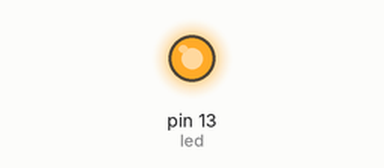
The sketch below on a simulated Arduino Uno, built with avr-gcc and run on an emulated ATmega328P. Parts: output pins drawn as LEDs (lit = HIGH).

Above: at 1.1 s.
At 37.5 s:
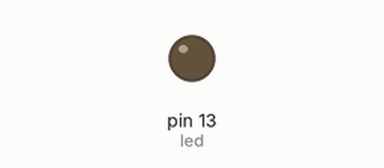
Timing chart, 0 to 40.0 s (numbered marks = the images above):
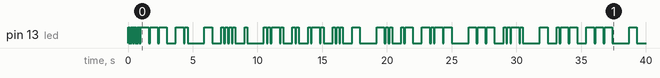

The sketch:

WeihnachtsMorse.ino
```cpp
/*
  WeihnachtsMorse :)
  Uses given morse code representation to turn the leds on and off to send the message using Morse Codes.
  First the morse code must be generated using Morse.cpp.
 */

// Using Pin.
int led = 13;

// the setup routine runs once when you press reset:
void setup() {
  // initialize the digital pin as an output.
  pinMode(led, OUTPUT);
}

// the loop routine runs over and over again forever:
void loop() {
  for(int i=0; i<10;i++)
    {
		digitalWrite(led, HIGH);
		delay(50);
		digitalWrite(led, LOW);
		delay(50);
    }
	digitalWrite(led, HIGH);
	delay(600);
	digitalWrite(led, LOW);
	delay(100);
	digitalWrite(led, HIGH);
	delay(600);
	digitalWrite(led, LOW);
	delay(100);
	digitalWrite(led, HIGH);
	delay(600);
	digitalWrite(led, LOW);
	delay(100);
	digitalWrite(led, LOW);
	delay(600);
	digitalWrite(led, HIGH);
	delay(600);
	digitalWrite(led, LOW);
	delay(100);
	digitalWrite(led, HIGH);
	delay(200);
	digitalWrite(led, LOW);
	delay(100);
	digitalWrite(led, LOW);
	delay(600);
	digitalWrite(led, LOW);
	delay(600);
	digitalWrite(led, HIGH);
	delay(600);
	digitalWrite(led, LOW);
	delay(100);
	digitalWrite(led, LOW);
	delay(600);
	digitalWrite(led, HIGH);
	delay(200);
	digitalWrite(led, LOW);
	delay(100);
	digitalWrite(led, HIGH);
	delay(200);
	digitalWrite(led, LOW);
	delay(100);
	digitalWrite(led, HIGH);
	delay(200);
	digitalWrite(led, LOW);
	delay(100);
	digitalWrite(led, HIGH);
	delay(200);
	digitalWrite(led, LOW);
	delay(100);
	digitalWrite(led, LOW);
	delay(600);
	digitalWrite(led, HIGH);
	delay(200);
	digitalWrite(led, LOW);
	delay(100);
	digitalWrite(led, LOW);
	delay(600);
	digitalWrite(led, LOW);
	delay(600);
	digitalWrite(led, HIGH);
	delay(200);
	digitalWrite(led, LOW);
	delay(100);
	digitalWrite(led, HIGH);
	delay(200);
	digitalWrite(led, LOW);
	delay(100);
	digitalWrite(led, HIGH);
	delay(600);
	digitalWrite(led, LOW);
	delay(100);
	digitalWrite(led, HIGH);
	delay(200);
	digitalWrite(led, LOW);
	delay(100);
	digitalWrite(led, LOW);
	delay(600);
	digitalWrite(led, HIGH);
	delay(200);
	digitalWrite(led, LOW);
	delay(100);
	digitalWrite(led, HIGH);
	delay(200);
	digitalWrite(led, LOW);
	delay(100);
	digitalWrite(led, LOW);
	delay(600);
	digitalWrite(led, HIGH);
	delay(200);
	digitalWrite(led, LOW);
	delay(100);
	digitalWrite(led, HIGH);
	delay(600);
	digitalWrite(led, LOW);
	delay(100);
	digitalWrite(led, HIGH);
	delay(200);
	digitalWrite(led, LOW);
	delay(100);
	digitalWrite(led, LOW);
	delay(600);
	digitalWrite(led, HIGH);
	delay(200);
	digitalWrite(led, LOW);
	delay(100);
	digitalWrite(led, HIGH);
	delay(200);
	digitalWrite(led, LOW);
	delay(100);
	digitalWrite(led, HIGH);
	delay(200);
	digitalWrite(led, LOW);
	delay(100);
	digitalWrite(led, LOW);
	delay(600);
	digitalWrite(led, HIGH);
	delay(600);
	digitalWrite(led, LOW);
	delay(100);
	digitalWrite(led, LOW);
	delay(600);
	digitalWrite(led, LOW);
	delay(600);
	digitalWrite(led, HIGH);
	delay(600);
	digitalWrite(led, LOW);
	delay(100);
	digitalWrite(led, HIGH);
	delay(200);
	digitalWrite(led, LOW);
	delay(100);
	digitalWrite(led, HIGH);
	delay(200);
	digitalWrite(led, LOW);
	delay(100);
	digitalWrite(led, LOW);
	delay(600);
	digitalWrite(led, HIGH);
	delay(200);
	digitalWrite(led, LOW);
	delay(100);
	digitalWrite(led, HIGH);
	delay(600);
	digitalWrite(led, LOW);
	delay(100);
	digitalWrite(led, LOW);
	delay(600);
	digitalWrite(led, HIGH);
	delay(600);
	digitalWrite(led, LOW);
	delay(100);
	digitalWrite(led, HIGH);
	delay(200);
	digitalWrite(led, LOW);
	delay(100);
	digitalWrite(led, HIGH);
	delay(600);
	digitalWrite(led, LOW);
	delay(100);
	digitalWrite(led, HIGH);
	delay(600);
	digitalWrite(led, LOW);
	delay(100);
	digitalWrite(led, LOW);
	delay(600);
	digitalWrite(led, LOW);
	delay(600);
	digitalWrite(led, HIGH);
	delay(600);
	digitalWrite(led, LOW);
	delay(100);
	digitalWrite(led, HIGH);
	delay(600);
	digitalWrite(led, LOW);
	delay(100);
	digitalWrite(led, HIGH);
	delay(600);
	digitalWrite(led, LOW);
	delay(100);
	digitalWrite(led, LOW);
	delay(600);
	digitalWrite(led, HIGH);
	delay(200);
	digitalWrite(led, LOW);
	delay(100);
	digitalWrite(led, HIGH);
	delay(200);
	digitalWrite(led, LOW);
	delay(100);
	digitalWrite(led, HIGH);
	delay(600);
	digitalWrite(led, LOW);
	delay(100);
	digitalWrite(led, HIGH);
	delay(200);
	digitalWrite(led, LOW);
	delay(100);
	digitalWrite(led, LOW);
	delay(600);
	digitalWrite(led, LOW);
	delay(600);
	digitalWrite(led, HIGH);
	delay(600);
	digitalWrite(led, LOW);
	delay(100);
	digitalWrite(led, LOW);
	delay(600);
	digitalWrite(led, HIGH);
	delay(200);
	digitalWrite(led, LOW);
	delay(100);
	digitalWrite(led, HIGH);
	delay(600);
	digitalWrite(led, LOW);
	delay(100);
	digitalWrite(led, HIGH);
	delay(600);
	digitalWrite(led, LOW);
	delay(100);
	digitalWrite(led, LOW);
	delay(600);
	digitalWrite(led, HIGH);
	delay(600);
	digitalWrite(led, LOW);
	delay(100);
	digitalWrite(led, HIGH);
	delay(600);
	digitalWrite(led, LOW);
	delay(100);
	digitalWrite(led, HIGH);
	delay(600);
	digitalWrite(led, LOW);
	delay(100);
	digitalWrite(led, LOW);
	delay(600);
	digitalWrite(led, LOW);
	delay(600);
	digitalWrite(led, HIGH);
	delay(600);
	digitalWrite(led, LOW);
	delay(100);
	digitalWrite(led, LOW);
	delay(600);
	digitalWrite(led, HIGH);
	delay(200);
	digitalWrite(led, LOW);
	delay(100);
	digitalWrite(led, HIGH);
	delay(200);
	digitalWrite(led, LOW);
	delay(100);
	digitalWrite(led, HIGH);
	delay(200);
	digitalWrite(led, LOW);
	delay(100);
	digitalWrite(led, HIGH);
	delay(200);
	digitalWrite(led, LOW);
	delay(100);
	digitalWrite(led, LOW);
	delay(600);
	digitalWrite(led, HIGH);
	delay(200);
	digitalWrite(led, LOW);
	delay(100);
	digitalWrite(led, HIGH);
	delay(600);
	digitalWrite(led, LOW);
	delay(100);
	digitalWrite(led, LOW);
	delay(600);
	digitalWrite(led, HIGH);
	delay(200);
	digitalWrite(led, LOW);
	delay(100);
	digitalWrite(led, HIGH);
	delay(200);
	digitalWrite(led, LOW);
	delay(100);
	digitalWrite(led, HIGH);
	delay(600);
	digitalWrite(led, LOW);
	delay(100);
	digitalWrite(led, LOW);
	delay(600);
	digitalWrite(led, HIGH);
	delay(200);
	digitalWrite(led, LOW);
	delay(100);
	digitalWrite(led, HIGH);
	delay(200);
	digitalWrite(led, LOW);
	delay(100);
	digitalWrite(led, HIGH);
	delay(200);
	digitalWrite(led, LOW);
	delay(100);
	digitalWrite(led, LOW);
	delay(600);
	digitalWrite(led, HIGH);
	delay(200);
	digitalWrite(led, LOW);
	delay(100);
	digitalWrite(led, HIGH);
	delay(600);
	digitalWrite(led, LOW);
	delay(100);
	digitalWrite(led, LOW);
	delay(600);
	digitalWrite(led, HIGH);
	delay(600);
	digitalWrite(led, LOW);
	delay(100);
	digitalWrite(led, HIGH);
	delay(200);
	digitalWrite(led, LOW);
	delay(100);
	digitalWrite(led, LOW);
	delay(600);
	digitalWrite(led, HIGH);
	delay(600);
	digitalWrite(led, LOW);
	delay(100);
	digitalWrite(led, HIGH);
	delay(200);
	digitalWrite(led, LOW);
	delay(100);
	digitalWrite(led, HIGH);
	delay(200);
	digitalWrite(led, LOW);
	delay(100);
	digitalWrite(led, LOW);
	delay(600);
	digitalWrite(led, LOW);
	delay(600);
	digitalWrite(led, HIGH);
	delay(600);
	digitalWrite(led, LOW);
	delay(100);
	digitalWrite(led, HIGH);
	delay(200);
	digitalWrite(led, LOW);
	delay(100);
	digitalWrite(led, LOW);
	delay(600);
	digitalWrite(led, HIGH);
	delay(200);
	digitalWrite(led, LOW);
	delay(100);
	digitalWrite(led, HIGH);
	delay(200);
	digitalWrite(led, LOW);
	delay(100);
	digitalWrite(led, LOW);
	delay(600);
	digitalWrite(led, HIGH);
	delay(600);
	digitalWrite(led, LOW);
	delay(100);
	digitalWrite(led, HIGH);
	delay(200);
	digitalWrite(led, LOW);
	delay(100);
	digitalWrite(led, LOW);
	delay(600);
	digitalWrite(led, HIGH);
	delay(200);
	digitalWrite(led, LOW);
	delay(100);
	digitalWrite(led, LOW);
	delay(600);
	digitalWrite(led, HIGH);
	delay(600);
	digitalWrite(led, LOW);
	delay(100);
	digitalWrite(led, LOW);
	delay(600);
	digitalWrite(led, HIGH);
	delay(200);
	digitalWrite(led, LOW);
	delay(100);
	digitalWrite(led, LOW);
	delay(600);
	digitalWrite(led, HIGH);
	delay(200);
	digitalWrite(led, LOW);
	delay(100);
	digitalWrite(led, LOW);
	delay(600);
	digitalWrite(led, HIGH);
	delay(600);
	digitalWrite(led, LOW);
	delay(100);
	digitalWrite(led, HIGH);
	delay(200);
	digitalWrite(led, LOW);
	delay(100);
	digitalWrite(led, LOW);
	delay(600);
	digitalWrite(led, LOW);
	delay(600);
	digitalWrite(led, HIGH);
	delay(200);
	digitalWrite(led, LOW);
	delay(100);
	digitalWrite(led, HIGH);
	delay(200);
	digitalWrite(led, LOW);
	delay(100);
	digitalWrite(led, LOW);
	delay(600);
	digitalWrite(led, LOW);
	delay(600);
	digitalWrite(led, HIGH);
	delay(200);
	digitalWrite(led, LOW);
	delay(100);
	digitalWrite(led, HIGH);
	delay(600);
	digitalWrite(led, LOW);
	delay(100);
	digitalWrite(led, HIGH);
	delay(600);
	digitalWrite(led, LOW);
	delay(100);
	digitalWrite(led, LOW);
	delay(600);
	digitalWrite(led, HIGH);
	delay(200);
	digitalWrite(led, LOW);
	delay(100);
	digitalWrite(led, HIGH);
	delay(200);
	digitalWrite(led, LOW);
	delay(100);
	digitalWrite(led, LOW);
	delay(600);
	digitalWrite(led, HIGH);
	delay(200);
	digitalWrite(led, LOW);
	delay(100);
	digitalWrite(led, HIGH);
	delay(600);
	digitalWrite(led, LOW);
	delay(100);
	digitalWrite(led, HIGH);
	delay(200);
	digitalWrite(led, LOW);
	delay(100);
	digitalWrite(led, HIGH);
	delay(200);
	digitalWrite(led, LOW);
	delay(100);
	digitalWrite(led, LOW);
	delay(600);
	digitalWrite(led, HIGH);
	delay(200);
	digitalWrite(led, LOW);
	delay(100);
	digitalWrite(led, HIGH);
	delay(600);
	digitalWrite(led, LOW);
	delay(100);
	digitalWrite(led, HIGH);
	delay(200);
	digitalWrite(led, LOW);
	delay(100);
	digitalWrite(led, HIGH);
	delay(200);
	digitalWrite(led, LOW);
	delay(100);
	digitalWrite(led, LOW);
	delay(600);
	digitalWrite(led, LOW);
	delay(600);
	digitalWrite(led, HIGH);
	delay(600);
	digitalWrite(led, LOW);
	delay(100);
	digitalWrite(led, HIGH);
	delay(200);
	digitalWrite(led, LOW);
	delay(100);
	digitalWrite(led, HIGH);
	delay(200);
	digitalWrite(led, LOW);
	delay(100);
	digitalWrite(led, HIGH);
	delay(200);
	digitalWrite(led, LOW);
	delay(100);
	digitalWrite(led, LOW);
	delay(600);
	digitalWrite(led, HIGH);
	delay(200);
	digitalWrite(led, LOW);
	delay(100);
	digitalWrite(led, LOW);
	delay(600);
	digitalWrite(led, LOW);
	delay(600);
	digitalWrite(led, HIGH);
	delay(200);
	digitalWrite(led, LOW);
	delay(100);
	digitalWrite(led, HIGH);
	delay(600);
	digitalWrite(led, LOW);
	delay(100);
	digitalWrite(led, HIGH);
	delay(600);
	digitalWrite(led, LOW);
	delay(100);
	digitalWrite(led, LOW);
	delay(600);
	digitalWrite(led, HIGH);
	delay(200);
	digitalWrite(led, LOW);
	delay(100);
	digitalWrite(led, HIGH);
	delay(200);
	digitalWrite(led, LOW);
	delay(100);
	digitalWrite(led, HIGH);
	delay(200);
	digitalWrite(led, LOW);
	delay(100);
	digitalWrite(led, HIGH);
	delay(200);
	digitalWrite(led, LOW);
	delay(100);
	digitalWrite(led, LOW);
	delay(600);
	digitalWrite(led, HIGH);
	delay(600);
	digitalWrite(led, LOW);
	delay(100);
	digitalWrite(led, HIGH);
	delay(600);
	digitalWrite(led, LOW);
	delay(100);
	digitalWrite(led, HIGH);
	delay(600);
	digitalWrite(led, LOW);
	delay(100);
	digitalWrite(led, LOW);
	delay(600);
	digitalWrite(led, HIGH);
	delay(200);
	digitalWrite(led, LOW);
	delay(100);
	digitalWrite(led, HIGH);
	delay(600);
	digitalWrite(led, LOW);
	delay(100);
	digitalWrite(led, HIGH);
	delay(200);
	digitalWrite(led, LOW);
	delay(100);
	digitalWrite(led, HIGH);
	delay(200);
	digitalWrite(led, LOW);
	delay(100);
	digitalWrite(led, LOW);
	delay(600);
	digitalWrite(led, HIGH);
	delay(200);
	digitalWrite(led, LOW);
	delay(100);
	digitalWrite(led, LOW);
	delay(600);
}
```
